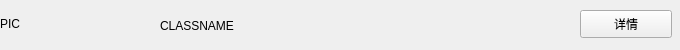
<?xml version="1.0" encoding="UTF-8"?>
<ui version="4.0">
 <class>thing</class>
 <widget class="QWidget" name="thing">
  <property name="geometry">
   <rect>
    <x>0</x>
    <y>0</y>
    <width>680</width>
    <height>50</height>
   </rect>
  </property>
  <property name="windowTitle">
   <string>Form</string>
  </property>
  <widget class="QPushButton" name="pushButton">
   <property name="geometry">
    <rect>
     <x>580</x>
     <y>10</y>
     <width>92</width>
     <height>28</height>
    </rect>
   </property>
   <property name="text">
    <string>详情</string>
   </property>
  </widget>
  <widget class="QLabel" name="name">
   <property name="geometry">
    <rect>
     <x>160</x>
     <y>10</y>
     <width>351</width>
     <height>31</height>
    </rect>
   </property>
   <property name="text">
    <string>CLASSNAME</string>
   </property>
  </widget>
  <widget class="QLabel" name="pic">
   <property name="geometry">
    <rect>
     <x>0</x>
     <y>0</y>
     <width>48</width>
     <height>48</height>
    </rect>
   </property>
   <property name="text">
    <string>PIC</string>
   </property>
  </widget>
 </widget>
 <resources/>
 <connections/>
</ui>
